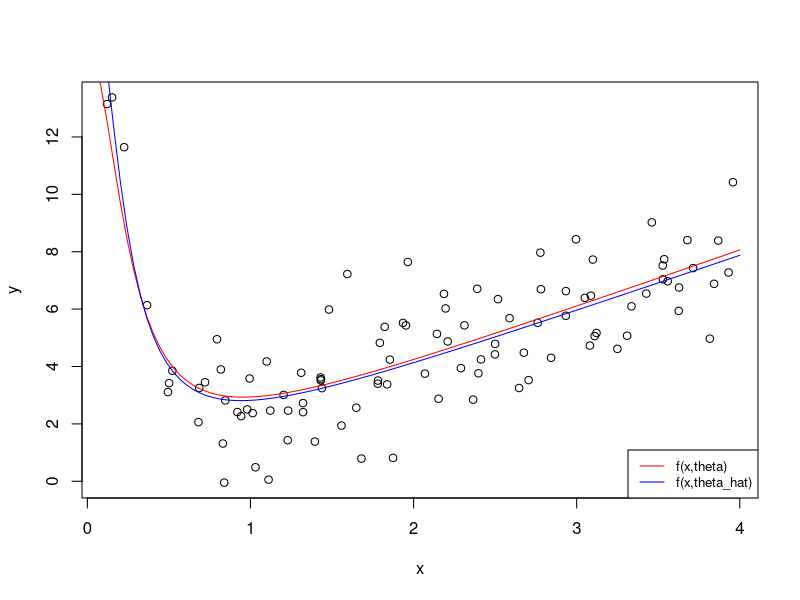
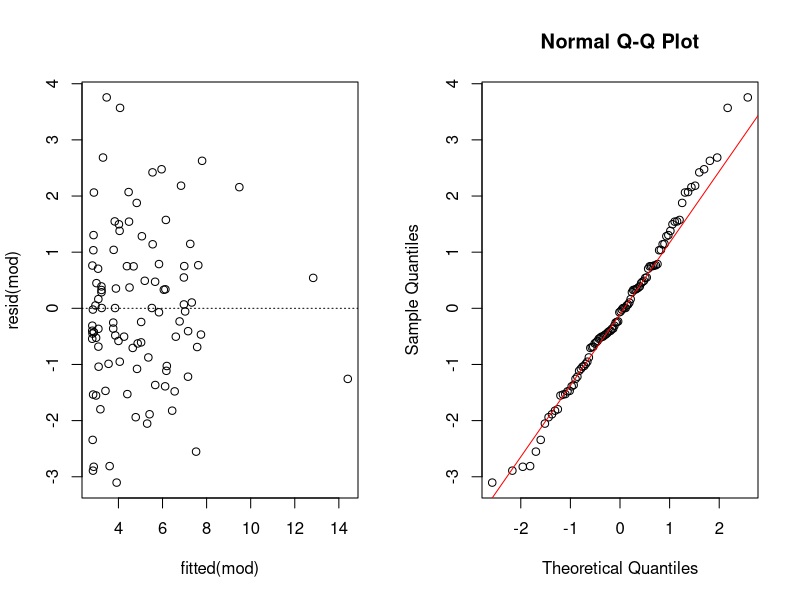
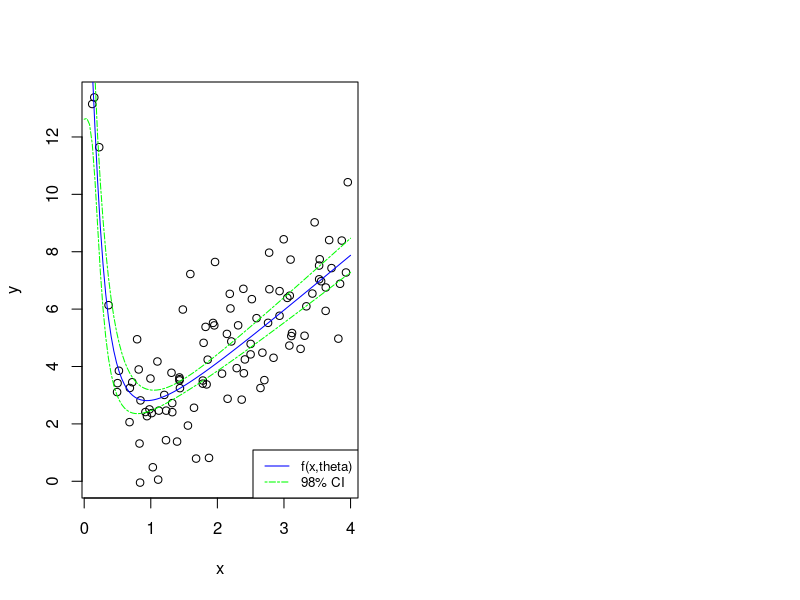
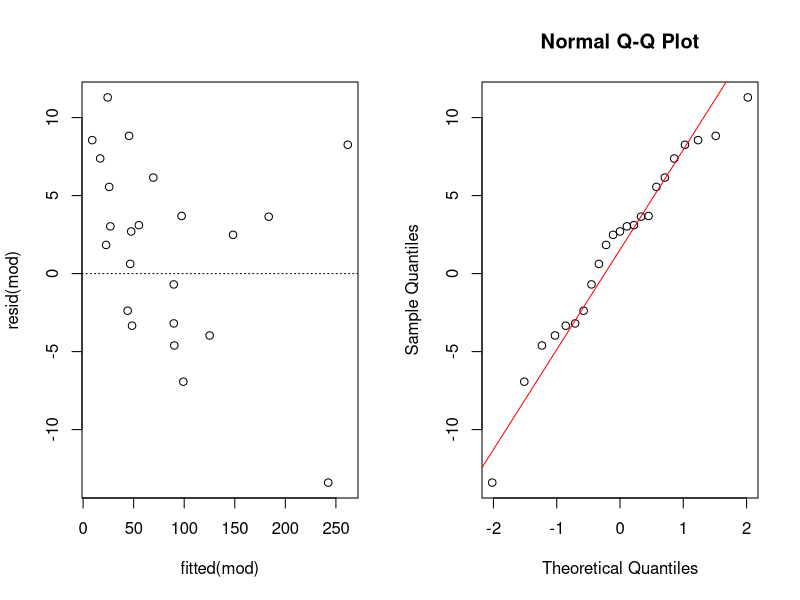

Recreate these plots in R, in order.
## ---- chunk 1
knitr::opts_chunk$set(echo = TRUE)
## ---- chunk 2
# calc T
(4-2)/sqrt(1.1)

# upper
qt((0.1/2),97)
# lower
qt((1-0.1/2),97)

## ---- chunk 3

qt(0.025, 97)
qt(0.975, 97)


# upper 
4 + qt(0.025, 97)*sqrt(1.1)
# lower
4 + qt(0.975, 97)*sqrt(1.1)
## ---- chunk 4

################### 1-c)###############
# v.T*sigma*v
sigma = rbind(c(0.02,0.14,-0.07),c(0.14,5.28,-2.38),c(-0.07,-2.38,1.1))

# theta hat 2,-1,4 
# v_0_hat
v = c(1/(1+exp(1)),exp(1)/(1+exp(1))^2,0)
v


# f(0,theta hat)
2/( 1+exp(-(-1)) )

# Test statistic
(2/( 1+exp(-(-1)) ))/sqrt(t(v)%*%sigma%*%v)[1]

# CI for a = 0.05
# lower
qt((0.05/2), 97)
qt((1-0.05/2), 97)
# upper



################### 1-d)###############
# confidence interval
# lower
2/( 1+exp(-(-1)) ) - qt((1-0.05/2), 97)* sqrt(t(v)%*%sigma%*%v)[1]
# upper
2/( 1+exp(-(-1)) ) + qt((1-0.05/2), 97)* sqrt(t(v)%*%sigma%*%v)[1]


## ---- chunk 5
######################## 2-a)###############
0.525*96

######################## 2-b)###############
i <- 1:100

x<-(3*i-1)/99

# theta 1
x
# theta 2
x^2

# theta 3
x^3/(1+exp(-1.26957*(x^2))) 

# theta 4
(1.97976*(x^5)*exp(-(x^2)*(-1.26957)) ) / (1+ exp( -(x^2)*(-1.26957) ) )^2 


V = cbind(x,x^2,x^3/(1+exp(-1.26957*(x^2))) ,(1.97976*(x^5)*exp(-(x^2)*(-1.26957)) ) / (1+ exp( -(x^2)*(-1.26957) ) )^2 )

sigma_hat = 0.525*solve(t(V)%*%V) # no sqrt
sigma_hat
## ---- chunk 6
######################## 2-b)###############
# theta_1 hat
0.81085

# Sigma hat 11
0.21547498

# calc T
(0.81085-0)/sqrt(0.21547498)
# CI a=0.05
# upper
qt((0.05/2),96)
# lower
qt((1-0.05/2),96)


# 95% CI
0.81085 - qt((0.05/2),96)*sqrt(0.21547498)
0.81085 + qt((0.05/2),96)*sqrt(0.21547498)
## ---- chunk 7
######################## 2-c)###############
# theta_4 hat
1.26957

# calc T
(1.26957-1)/sqrt(0.20718102)

# CI fo a=0.05
# upper
qt((0.05/2),96)
# lower
qt((1-0.05/2),96)
## ---- chunk 8
######################## 2-c)###############
# theta_2 hat
-0.44371
# 98% CI
-0.44371 - qt((1-0.02/2),96)*sqrt(0.20718102)
-0.44371+ qt(1-(0.02/2),96)*sqrt(0.20718102)
## ---- chunk 9

1/(1+exp(-1.26957*(1^2)))
1.97976*1*exp(-(-1.26957))/(1+exp(-(-1.26957)))^2



# f(1,theta_hat)
theta_hats <- c(0.81085, -0.44371, 1.97976, 1.26957)

theta_hats[1] +2*theta_hats[2] + theta_hats[3]/(1+exp(-theta_hats[4])) 


v1_hat = c(1,2,0.7806691,0.3389841)

# calc test statistic
1.468968 - 2

t(v1_hat)%*%sigma_hat%*%v1_hat

(1.468968 - 2)/sqrt(t(v1_hat)%*%sigma_hat%*%v1_hat)[1]

# Critical region
## ---- chunk 10

set.seed(100)
x <- runif(100,0,4)
errors <- rnorm(100,mean = 0, sd = sqrt(2))

# set theta
thetas <- c(2,3,0.2)

# calcualte x
calcf <- function(x,thetas){
  return(thetas[1]*x + thetas[2]/(thetas[3]+3*x^2))
}
y <- calcf(x,thetas)  + errors
mod <- nls(as.formula(y~th1*x+ th2 /(th3 +3*x^2) ),start=c(th1=1,th2=2,th3=0.5))
thetas_hat <-  summary(mod)$coefficients[,1]
summary(mod)

## ---- chunk 11

plot(x,calcf(x,thetas)+errors,xlab="x", ylab="y")
lines(seq(0,4,length.out = 100),calcf(seq(0,4,length.out = 100),thetas), type = 'l',col='red')
lines(seq(0,4,length.out = 100),calcf(seq(0,4,length.out = 100),thetas_hat), type = 'l',col='blue')
legend('bottomright', c('f(x,theta)','f(x,theta_hat)'), cex = 0.8, col = c("red",'blue'),lty = c(1,1))
## ---- chunk 12

# Estimated Variance  
varinace_hat <- sigma(mod)^2
varinace_hat

# Calculate Original Covariance
hx <- deriv(y~th1*x+ th2 /(th3 +3*x^2),c('th1','th2','th3'),function(th1,th2,th3,x){} )
thetas <- c(2,3,0.2)
fr <- hx(thetas[1],thetas[2],thetas[3],x)
V <- attr(fr,'gradient')
Cov <- 2*solve(t(V)%*%V)

# Estimated Covarince 
V_hat <- attr(hx(thetas_hat[1],thetas_hat[2],thetas_hat[3],x),'gradient')
Cov_hat <- sigma(mod)^2*solve(t(V_hat)%*%V_hat)

knitr:: kable(Cov,caption="Original covariance matrix",digits=2) 
knitr::kable(Cov,caption="Estimated covariance matrix",digits=3) 

## ---- chunk 13
#diagnostics
residuals = resid(mod)
par(mfcol=c(1,2))
# residuals against the fitted values
plot(fitted(mod), resid(mod));abline(h=0,lty=3) 
# qq-plot
qqnorm(resid(mod)); qqline(resid(mod),col="red") 
## ---- chunk 14
# 96% CI for each theta_hat using noramlity 

# thetas_hat_1
thetas_hat[1] + qt(0.04/2,97)*sqrt(Cov_hat[1,1]) 
thetas_hat[1] + qt(1-0.04/2,97)*sqrt(Cov_hat[1,1])
# thetas_hat_2
thetas_hat[2] + qt(0.04/2,97)*sqrt(Cov_hat[2,2])
thetas_hat[2] + qt(1-0.04/2,97)*sqrt(Cov_hat[2,2])
# thetas_hat_3
thetas_hat[3] + qt(0.04/2,97)*sqrt(Cov_hat[3,3])
thetas_hat[3] + qt(1-0.04/2,97)*sqrt(Cov_hat[3,3])
## ---- chunk 15
result <- rbind(c(thetas_hat[1] + qt(0.04/2,97)*sqrt(Cov_hat[1,1]) ,thetas_hat[1] + qt(1-0.04/2,97)*sqrt(Cov_hat[1,1])),c(thetas_hat[2] + qt(0.04/2,97)*sqrt(Cov_hat[2,2]),thetas_hat[2] + qt(1-0.04/2,97)*sqrt(Cov_hat[2,2])),c(thetas_hat[3] + qt(0.04/2,97)*sqrt(Cov_hat[3,3]),thetas_hat[3] + qt(1-0.04/2,97)*sqrt(Cov_hat[3,3])))
colnames(result) = c('Lower','Upper')
rownames(result) = c('theta_1','theta_2','theta_3')
knitr::kable(result,caption = 'The 96% Confidence for interval for each theta')
## ---- chunk 16
# 96% CI for each theta_hat using boostrap
pred.nlm <- calcf(x,thetas_hat)
mod.residuals <-summary(mod)$residuals

L <- 1000
B <- matrix(nrow=L, ncol=3)


for (l in (1:L)) {
  mod.residuals.centered <- mod.residuals - mean(mod.residuals)
  y_star =  calcf(x,thetas_hat) + sample(mod.residuals.centered,100,replace=T)
  mod.new <- nls(as.formula(y_star~th1*x+ th2 /(th3 +3*x^2) ),start=c(th1=1,th2=3,th3=0.1))
  mod.residuals <- summary(mod.new)$residuals
  B[l,] <- coef(mod.new)
}

# thetas_hat_1
2*thetas_hat[1] - quantile(B[,1],c(1-0.04/2))
2*thetas_hat[1] - quantile(B[,1],c(0.04/2))

# thetas_hat_2
2*thetas_hat[2] - quantile(B[,2],c(1-0.04/2))
2*thetas_hat[2] - quantile(B[,2],c(0.04/2))

# thetas_hat_3
2*thetas_hat[3] - quantile(B[,3],c(1-0.04/2))
2*thetas_hat[3] - quantile(B[,3],c(0.04/2))



## ---- chunk 17
result <- rbind(c(2*thetas_hat[1] - quantile(B[,1],c(1-0.04/2)),2*thetas_hat[1] - quantile(B[,1],c(0.04/2))),c(2*thetas_hat[2] - quantile(B[,2],c(1-0.04/2)),2*thetas_hat[2] - quantile(B[,2],c(0.04/2))),c(2*thetas_hat[3] - quantile(B[,3],c(1-0.04/2)),2*thetas_hat[3] - quantile(B[,3],c(0.04/2))))
colnames(result) = c('Lower','Upper')
rownames(result) = c('theta_1','theta_2','theta_3')
knitr::kable(result,caption = 'The Bootstrap 96% Confidence for interval for each theta')
## ---- chunk 18
# 98% CI (a=0.02) expected value of Y when x = 3

x_given <- 3
v_x <- t(attr(hx(thetas_hat[1],thetas_hat[2],thetas_hat[3],x_given),'gradient'))

# lower
calcf(3,thetas_hat) +qt(0.02/2,97)*sqrt(t(v_x)%*%vcov(mod)%*%v_x) 
# upper
calcf(3,thetas_hat) +qt(1-0.02/2,97)*sqrt(sqrt(t(v_x)%*%vcov(mod)%*%v_x) )

## ---- chunk 19
x.all <- seq(0,4,length.out=100)

lowers <- c()
uppers <- c()

for (x_i in x.all){
  v_x <-t(attr(hx(thetas_hat[1],thetas_hat[2],thetas_hat[3],x_i),'gradient'))
  
  # lower
  lowerbound <- calcf(x_i,thetas_hat) +qt(0.02/2,97)*sqrt(t(v_x)%*%vcov(mod)%*%v_x)
  lowers <- c(lowers, lowerbound)
  
  # upper
  upperbound <- calcf(x_i,thetas_hat) +qt(1-0.02/2,97)*sqrt(t(v_x)%*%vcov(mod)%*%v_x)
  uppers <- c(uppers, upperbound)
   
}

plot(x,calcf(x,thetas)+errors,xlab='x',ylab='y')
lines(x.all,calcf(x.all,thetas_hat), lty = 1,col='blue')
lines(x.all,uppers,lty=6,col='green')
lines(x.all,lowers,lty=6,col='green')
legend('bottomright', c('f(x,theta)','98% CI'), cex = 0.8, col = c("blue",'green'),lty = c(1,6))

## ---- chunk 20
mod2 <- nls(as.formula(y~th1*x+ th1 /(th3 +3*x^2) ),start=c(th1=1,th3=0.5))
thetas_hat2 <-  summary(mod)$coefficients[,1]
summary(mod2)
SSq=sum(resid(mod)^2); SSq # RSS for the big model # deviance(nmodel)
SSp=sum(resid(mod2)^2); SSp # RSS for the small model
n=length(resid(mod)); 
q=length(coef(mod)); p=length(coef(mod2)) 
f=((SSp-SSq)/(q-p))/(SSq/(n-q));f  # f-statistic -> p-value 
1-pf(f,q-p,n-q)  #0.005 -> reject null so small model not adequate
## ---- chunk 21
library(MASS)
# linear model for initialization
v <- stormer$Viscosity
w <- stormer$Wt
T <- stormer$Time
formula = as.formula(w * T ~ th1*v+ th2*T)
linearmod <- nls(formula,start=c(th1=1,th2=2))
thetas_init <-  summary(linearmod)$coefficients[,1]
cat(thetas_init)

#nonlinear model
formula = as.formula(T ~ th1*v/(w-th2))
mod <- nls(formula, start=thetas_init)
summary(mod)
thetas_hat <-  summary(mod)$coefficients[,1]

#variance_hat <-sigma(mod)^2; variance_hat
RSS=deviance(mod);RSS # the same info in nmodel
# the estimate of the error variance is 
n=length(y)
p=2
variance_hat=RSS/(n-p); variance_hat
cat(thetas_hat, sqrt(variance_hat))
## ---- chunk 22
#diagnostics
residuals = resid(mod)
par(mfcol=c(1,2))
# residuals against the fitted values
plot(fitted(mod), resid(mod));abline(h=0,lty=3) # not good
# qq-plot
qqnorm(resid(mod)); qqline(resid(mod),col="red") # not good
## ---- chunk 23

# the estimated covariance matrix
cov.est=vcov(mod);cov.est
T_val = (thetas_hat[2] - 2)/sqrt(cov.est[2,2])
critical_value = qt(1-0.05, n-p)
cat('T= ', T_val, 'Critical value ', critical_value) #dont reject h0: theta2 = 2

## ---- chunk 24

##theta1
lb1 = thetas_hat[1] - qt(1-0.05/2, n-p) * sqrt(cov.est[1,1])
ub1 = thetas_hat[1] + qt(1-0.05/2, n-p) * sqrt(cov.est[1,1])

lb2 = thetas_hat[2] - qt(1-0.05/2, n-p) * sqrt(cov.est[2,2])
ub2 = thetas_hat[2] + qt(1-0.05/2, n-p) * sqrt(cov.est[2,2])

cat('\n95% ci for theta1 (', lb1, ',', ub1, ')')
cat('\n95% ci for theta2 (', lb2, ',', ub2, ')')

## ---- chunk 25
f = thetas_hat[1]*100 / (60-thetas_hat[2])

grad <- function(v,w,theta1, theta2){
   rbind(
     v/(w-theta1),
     -theta1*(v/(w-theta2)^2)
     )
}
gradvec=grad(100,60,thetas_hat[1],thetas_hat[2]);gradvec 
se=sqrt(t(gradvec)%*%vcov(mod)%*%gradvec) 
lb=f-qt(0.95,n-length(coef(mod)))*se 
ub=f+qt(0.95,n-length(coef(mod)))*se 
c(lb,ub)
## ---- chunk 26
#nonlinear model.
formula2 = as.formula(T ~ th1*v/(w))
mod2 <- nls(formula2, start=thetas_init[1])
summary(mod2)

SSq=sum(resid(mod)^2); SSq # RSS for the big model # deviance(nmodel)
SSp=sum(resid(mod2)^2); SSp # RSS for the small model
n=length(resid(mod)); 
q=length(coef(mod)); p=length(coef(mod2)) 
f=((SSp-SSq)/(q-p))/(SSq/(n-q));f  # f-statistic -> p-value 
1-pf(f,q-p,n-q)  #0.005 -> reject null so small model not adequate

AIC(mod) 
AIC(mod2) #AIC bigger for smaller model, so not adequate.
